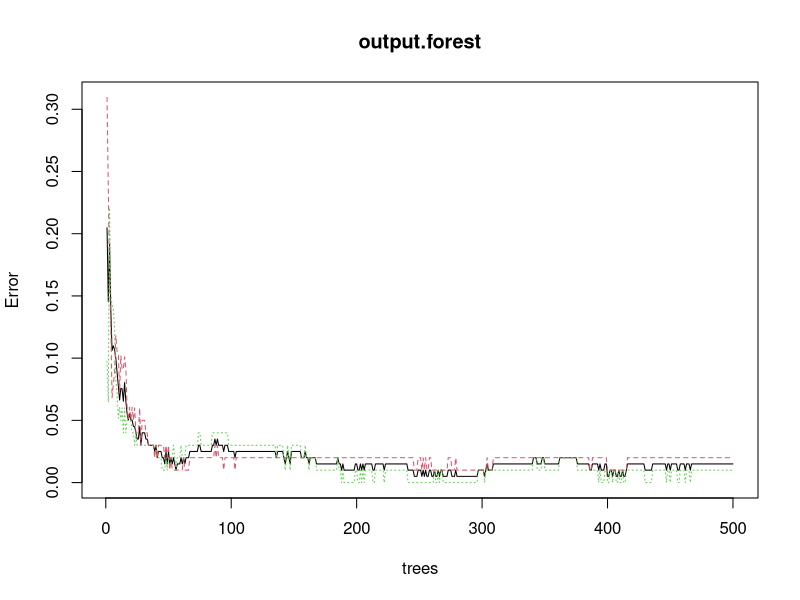

The R script that drew this image:
install.packages("randomForest")

library(party)
print(head(readingSkills))
library(randomForest)
output.forest <- randomForest(nativeSpeaker ~ age + shoeSize + score, 
                              data = readingSkills)

print(output.forest) 
plot(output.forest)

print(importance(output.forest,type = 2))
